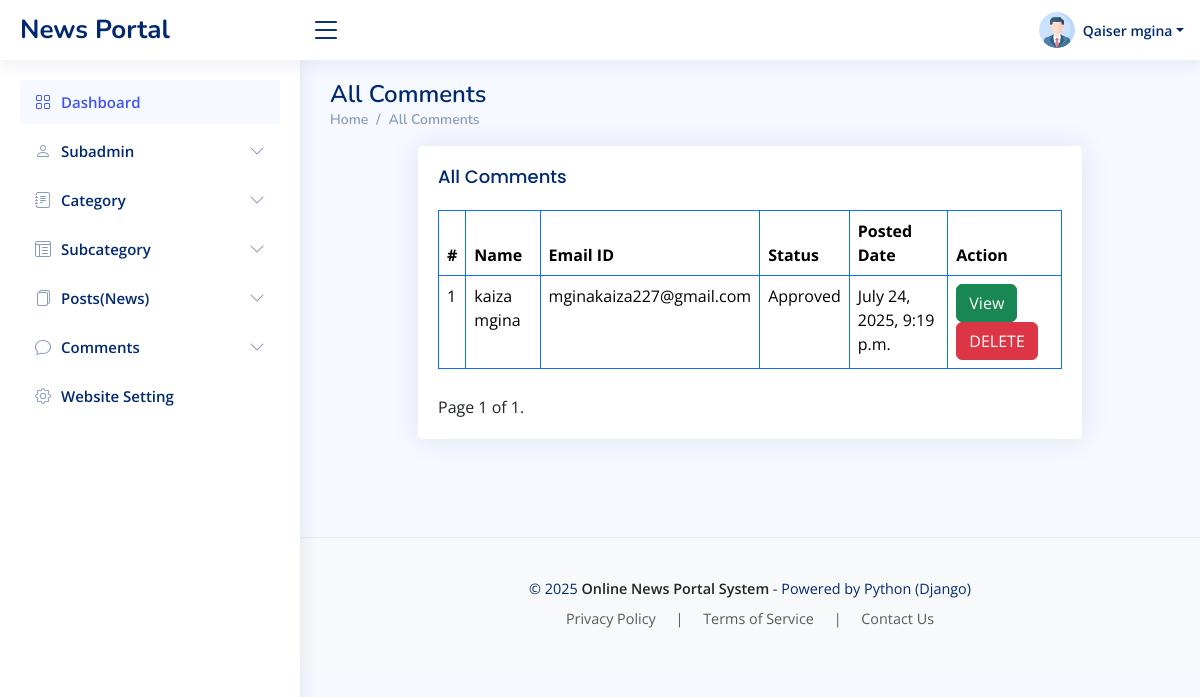
Page /AllComments (signed in) on the committed database.
### newsapp/models.py (models this page shows)
class CustomUser(AbstractUser):
    USER ={
        (1,'admin'),
        (2,'subadmin'),
    }
    user_type = models.CharField(choices=USER,max_length=50,default=1)
    profile_pic = models.ImageField(upload_to='media/profile_pic')

class Comments(models.Model):
    news_id = models.ForeignKey(News, on_delete=models.CASCADE)
    comment = models.TextField()
    name = models.CharField(max_length=250)
    email = models.CharField(max_length=250)
    status = models.CharField(max_length=250,blank=True)
    posted_date= models.DateTimeField(auto_now_add=True)
    updated_at = models.DateTimeField(auto_now=True)

### onps/adminviews.py (the view)
# urls.py: path('AllComments', adminviews.ALLCOMMENTS, name='all_comments'),
@login_required(login_url='/')
def ALLCOMMENTS(request):
    all_comm = Comments.objects.all()
    paginator = Paginator(all_comm, 10)  # Show 10 enquiries per page
    page_number = request.GET.get('page')
    try:
        all_comm = paginator.page(page_number)
    except PageNotAnInteger:
        all_comm = paginator.page(1)
    except EmptyPage:
        all_comm = paginator.page(paginator.num_pages)
    context = {
        'all_comm': all_comm,
    }
    return render(request, 'admin/all_comments.html', context)

### newsapp/context_processors.py (called while the page is built)
def category_processor(request):
    cat = Category.objects.all()
    return {'cat': cat}

def aboutus(request):
    first_page = Page.objects.first()
    return {'first_page':first_page}

### templates/admin/all_comments.html (shortened to what this page needs)
{% extends 'base.html' %}
{% block content %}
  <div class="pagetitle">
      <h1>All Comments</h1>
      <nav>
        <ol class="breadcrumb">
          <li class="breadcrumb-item"><a href="{% url 'dashboard' %}">Home</a></li>
          <li class="breadcrumb-item">All Comments</li>
        </ol>
      </nav>
    </div>
    <section class="section">
      <div class="row">
        <div class="col-lg-12" style="padding-left: 100px;padding-right: 100px;">
          <div class="card">
            <div class="card-body">
              <h5 class="card-title">All Comments</h5>
              <table class="table table-bordered border-primary">
                <thead>
                    <tr>
                        <th style="font-weight: bolder;"> # </th>
                        <th style="font-weight: bolder;"> Name</th>
                        <th style="font-weight: bolder;"> Email ID</th>
                        <th style="font-weight: bolder;"> Status</th>
                        <th style="font-weight: bolder;"> Posted Date </th>
                        <th style="font-weight: bolder;">Action </th>
                      </tr>
                </thead>
                <tbody>
                    {% for i in all_comm %}
                    <tr>
                      <td> {{ forloop.counter }}</td>
                      <td>{{i.name}}</td>
                      <td>{{i.email}}</td>
                      <td>
                        {% if i.status %}
                            {% if i.status == 'Approved' %}
                               Approved
                            {% elif i.status == 'Unapproved' %}
                               Unapproved
                            {% endif %}
                        {% else %}
                            Not Action Taken Yet
                        {% endif %}
                    </td>
                      <td>{{i.posted_date}}</td>
                      <td><a href="{% url 'view-comments' i.id %}" class="btn btn-success">
                          View</a> <a href="{% url 'delete_comments' i.id %}" class="btn btn-danger">
                              DELETE</a></td>
                    </tr>{% endfor %}
                </tbody>
              </table>
              <div class="pagination" style="padding-top: 10px;text-align: center;">
                <span class="step-links">
                    <span class="current">
                        Page {{ all_comm.number }} of {{ all_comm.paginator.num_pages }}.
                    </span>
                </span>
            </div>
            </div>
          </div>
        </div>
      </div>
    </section>  {% endblock %}

### templates/includes/header.html (shortened to what this page needs)
{% load static %}
<header id="header" class="header fixed-top d-flex align-items-center">
  {% if user.user_type == '1' %}
    <div class="d-flex align-items-center justify-content-between">
      <a href="{% url 'dashboard' %}" class="logo d-flex align-items-center">
        <span class="d-none d-lg-block">News Portal</span>
      </a>
      <i class="bi bi-list toggle-sidebar-btn"></i>
    </div>
    <nav class="header-nav ms-auto">
      <ul class="d-flex align-items-center">
        <li class="nav-item dropdown pe-3">
          <a class="nav-link nav-profile d-flex align-items-center pe-0" href="#" data-bs-toggle="dropdown">
            {% if user.profile_pic %}
            <img src="{{ user.profile_pic.url }}" alt="Profile" class="rounded-circle">
            {% else %}
            <img src="{% static 'img/default-profile.png' %}" alt="Profile" class="rounded-circle">
            {% endif %}
            <span class="d-none d-md-block dropdown-toggle ps-2">{{user.first_name}} {{user.last_name}}</span>
          </a>
        </li>
      </ul>
    </nav>
    {% endif %}
  </header>

### static/assets/css/style.css (style rules this page uses)
:root { scroll-behavior: smooth; }
body { font-family: "Open Sans", sans-serif; background: #f6f9ff; color: #444444; }
a { color: #4154f1; text-decoration: none; }
h1, h2, h3, h4, h5, h6 { font-family: "Nunito", sans-serif; }
.pagetitle { margin-bottom: 10px; }
.pagetitle h1 { font-size: 24px; margin-bottom: 0; font-weight: 600; color: #012970; }
.card { margin-bottom: 30px; border: none; border-radius: 5px; box-shadow: 0px 0 30px rgba(1, 41, 112, 0.1); }
.card-title { padding: 20px 0 15px 0; font-size: 18px; font-weight: 500; color: #012970; font-family: "Poppins", sans-serif; }
.card-body { padding: 0 20px 20px 20px; }
.breadcrumb { font-size: 14px; font-family: "Nunito", sans-serif; color: #899bbd; font-weight: 600; }
.breadcrumb a { color: #899bbd; transition: 0.3s; }
.breadcrumb .breadcrumb-item::before { color: #899bbd; }
.logo { line-height: 1; }
@media (min-width: 1200px) { .logo { width: 280px; } }
.logo span { font-size: 26px; font-weight: 700; color: #012970; font-family: "Nunito", sans-serif; }
.header { transition: all 0.5s; z-index: 997; height: 60px; box-shadow: 0px 2px 20px rgba(1, 41, 112, 0.1); background-color: #fff; padding-left: 20px; }
.header .toggle-sidebar-btn { font-size: 32px; padding-left: 10px; cursor: pointer; color: #012970; }
.header-nav ul { list-style: none; }
.header-nav>ul { margin: 0; padding: 0; }
.header-nav .nav-profile { color: #012970; }
.header-nav .nav-profile img { max-height: 36px; }
.header-nav .nav-profile span { font-size: 14px; font-weight: 600; }

### rows in the picture
CustomUser: profile_pic (picture), first_name "Qaiser", last_name "mgina"
Comments: name "kaiza mgina", email "mginakaiza227@gmail.com", status "Approved", posted_date "July 24, 2025, 9:19 p.m."

### other values in the picture
{{ all_comm.number }} "1"
{{ all_comm.paginator.num_pages }} "1"
